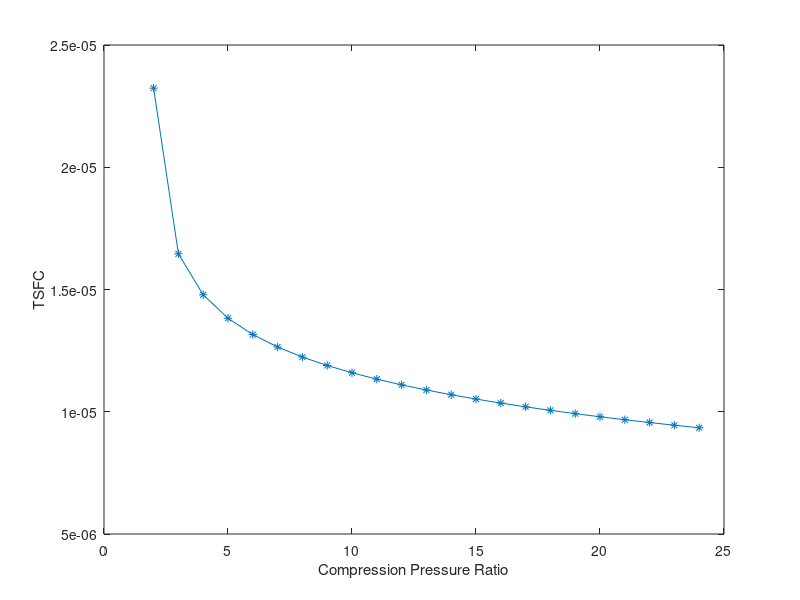
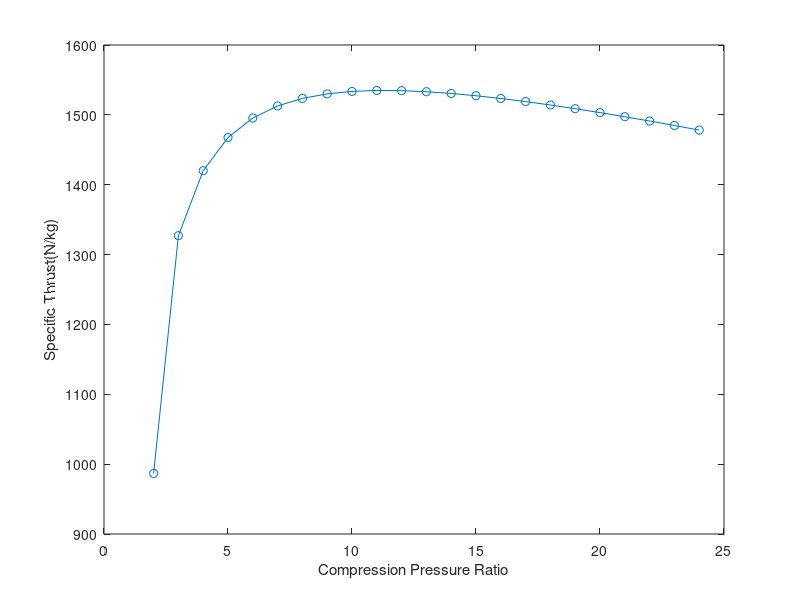
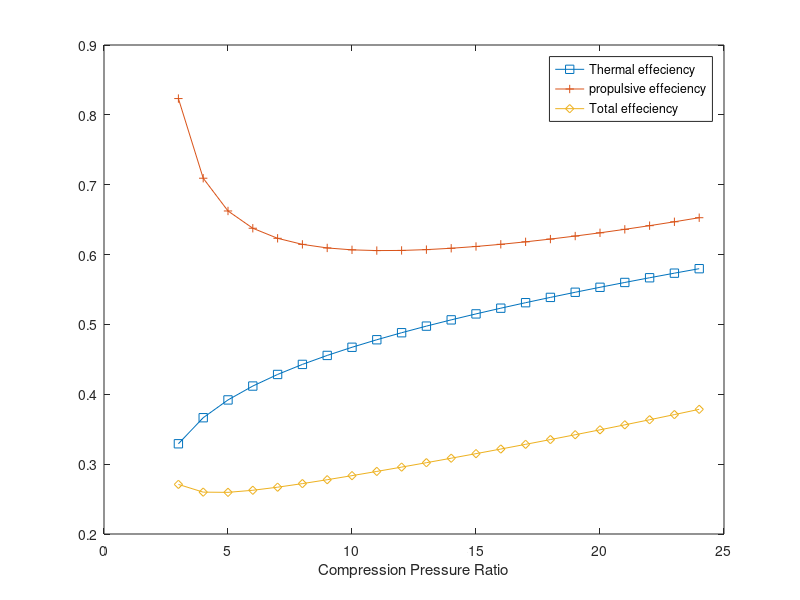

The MATLAB script that drew these images, in order:
clear all; clc;
h = 0;
T04 = 1389;
Q=43960000;
gm=1.4;
m=13.61;
M = 0.7;
a=6.5;
Tssl=288.15;
R=287;
Pa = 101325;
Cwp=1.0079;
Ta =Tssl - a*h;
SS = sqrt(gm*R*Ta);
Toub=zeros(1,24);
TSFC = zeros(1,24);
Tta = Ta*(1+(((gm-1)/2)*(M^2))); 
Pta = Pa*(1+(((gm-1)/2)*(M^2)))^(gm/(gm-1)); 
Cp=gm*R/(gm-1);
Ua = M*SS;
W_prop = Cwp*m*Cp*Ta;

Pi_c = 1:1:24;
T05 = zeros(1,24);
tou5 = zeros(1,24);
Cwe = zeros(1,24);
B = zeros(1,24);
SFC = zeros(1,24);
Th_sf = zeros(1,24);
Th = zeros(1,24);
Cwjet = zeros(1,24);
T03 = zeros(1,24);
mf = zeros(1,24);
P03 = zeros(1,24);
P04 = zeros(1,24);
P05 = zeros(1,24);
Me = zeros(1,24);
Te = zeros(1,24);
Ue = zeros(1,24); 
P_nz = zeros(1,24);
n_prop = zeros(1,24);
n_th = zeros(1,24);
n_tol = zeros(1,24);
P = zeros(1,24);

for i= 1:1:24
 T05(i) = T04 - ((W_prop + (m*Cp*Tta*(Pi_c(i)^(2/7)-1)))/(m*Cp)); 
 tou5(i) = (Tta/Ta)*(Pi_c(i)^(2/7))*(T05(i)/T04);
 B(i) = ((T04/Ta) * (Ta/Tta) * ((tou5(i)-1) / (Pi_c(i)^(2/7)))) / ((Tta/Ta)-1);
 Cwjet(i) = (gm-1)*(M^2)*(sqrt(B(i))-1);
 Cwe(i) = Cwp + real(Cwjet(i));
 Th(i) = Cwe(i)*m*Cp*Ta/Ua;
 P(i) = Cwe(i)*m*Cp*Ta;
 Th_sf(i) = Th(i)/m;
 T03(i) = Tta*Pi_c(i)^(2/7);
 mf(i) = m*Cp*(T04-T03(i))/Q;
 TSFC(i) = mf(i)/Th(i);
 
 %propulsive effeciency
 %Compressor
 P03(i) = Pta*Pi_c(i);
 T03(i) = Tta*(Pi_c(i))^((gm-1)/gm);
 
 %Burner
 P04(i) = P03(i);
 
 %Turbine
 P05(i) = P04(i) * (T05(i)/(T04))^(gm/(gm-1));
 
 %nozzel
 P_nz(i) = ((P05(i)/Pa)^(0.2857) - 1);
 Me(i) = sqrt( (2/(gm-1)) * P_nz(i) );
 Te(i) = T05(i) / (1+ ((gm-1)/2)*Me(i)^2);
 Ue(i) = Me(i)*sqrt(gm*R*Te(i));
 
 %propulsive effeciency
 %n_prop(i) = (P(i))/((m+mf(i))*Ue(i)^2 - (m)*Ua^2); 
 n_prop(i) = 2*Ua/(Ua + Ue(i));
 
 %Thermal effeciency
 n_th(i)= P(i)/(Q*mf(i));
 
 %Thermal effeciency
 n_tol(i) = n_prop(i)*n_th(i);
 
end

plot(Pi_c(1,2:end),TSFC(1,2:end),'-*')
xlabel('Compression Pressure Ratio') 
ylabel('TSFC') 
figure;
plot(Pi_c(1,2:end),Th_sf(1,2:end),'-o')
xlabel('Compression Pressure Ratio') 
ylabel('Specific Thrust(N/kg)') 

figure;
plot(Pi_c(1,3:end),n_th(1,3:end),'-s')
xlabel('Compression Pressure Ratio') 
hold on
plot(Pi_c(1,3:end),n_prop(1,3:end),'+-')
plot(Pi_c(1,3:end),n_tol(1,3:end),'diamond-')
hold off
legend({'Thermal effeciency','propulsive effeciency','Total effeciency'},'Location','best')

